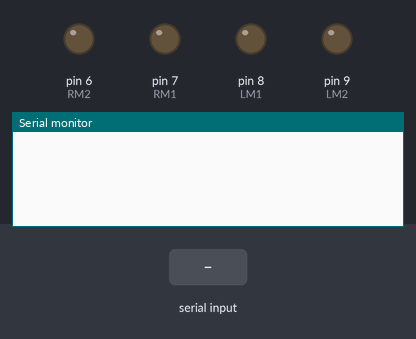
Simulated run of this sketch. Board: Arduino Uno, built with avr-gcc and run on an emulated ATmega328P. Parts: output pins drawn as LEDs (lit = HIGH), the last lines printed to the serial monitor. The test bench sets the inputs (shaded band).

Above: at 1.2 s.
1.3 s: "f" received over the second serial link
At 1.7 s:
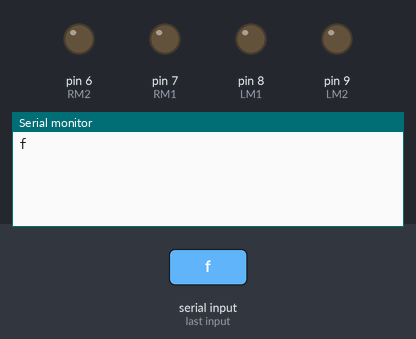
2.8 s: "b" received over the second serial link
At 4.0 s:
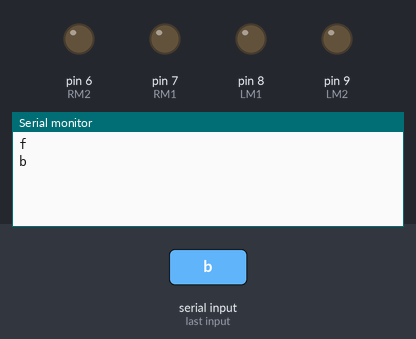
4.3 s: "r" received over the second serial link
At 5.2 s:
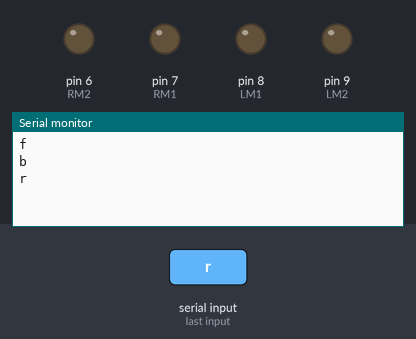

The sketch:

voice_control.ino
```cpp
#include <SoftwareSerial.h>
int RM1 = 7;
int RM2 = 6;
int LM1 = 8;
int LM2 = 9;
SoftwareSerial btm(2,3); // rx tx
int index = 0;
char data[20];
char c;
boolean flag = false;
void setup() {
 pinMode(LM1, OUTPUT);
 pinMode(LM2, OUTPUT);
 pinMode(RM1, OUTPUT);
 pinMode(RM2, OUTPUT);
 btm.begin(9600);
 Serial.begin(9600);
}
void loop() {
   if(btm.available() > 0){
     while(btm.available() > 0){
          c = btm.read();
          Serial.println(c);
          delay(10); //Delay required
          data[index] = c;
          index++;
     }
     data[index] = '\0';
     flag = true;
   }
   if(flag){
     processCommand();
     flag = false;
     index = 0;
     data[0] = '\0';
   }
}
void processCommand(){
  if(data[5] == 'f'){
    digitalWrite(LM1, HIGH);
    digitalWrite(LM2, LOW);
    digitalWrite(RM1, HIGH);
    digitalWrite(RM2, LOW);
    //digitalWrite(ENA1, HIGH);
    btm.println("Recieved");
    Serial.println(data);
  }
  else if(data[5] == 'b'){
    digitalWrite(LM1, LOW);
    digitalWrite(LM2, HIGH);
    digitalWrite(RM1, LOW);
    digitalWrite(RM2, HIGH);
    btm.println("Recieved");
    Serial.println(data);
  }
  else if(data[5] == 'r'){
    digitalWrite(LM1, HIGH);
    digitalWrite(LM2, LOW);
    digitalWrite(RM1, LOW);
    digitalWrite(RM2, HIGH);
    btm.println("Recieved");
    Serial.println(data);
  }
  else if(data[5] == 'l'){
    digitalWrite(LM1, LOW);
    digitalWrite(LM2, HIGH);
    digitalWrite(RM1, HIGH);
    digitalWrite(RM2, LOW);
    btm.println("Recieved");
    Serial.println(data);
  }
  else if(data[5] == 'e'){
    digitalWrite(LM1, LOW);
    digitalWrite(LM2, LOW);
    digitalWrite(RM1, LOW);
    digitalWrite(RM2, LOW);
    btm.println("Recieved");
    Serial.println(data);
  }

 } 
```

Measured:
- after the input at 1.3 s, the serial monitor: prints a new line at once (image 1)
- after the input at 2.8 s, the serial monitor: prints a new line at once (image 2)
- after the input at 4.3 s, the serial monitor: prints a new line at once (image 3)
